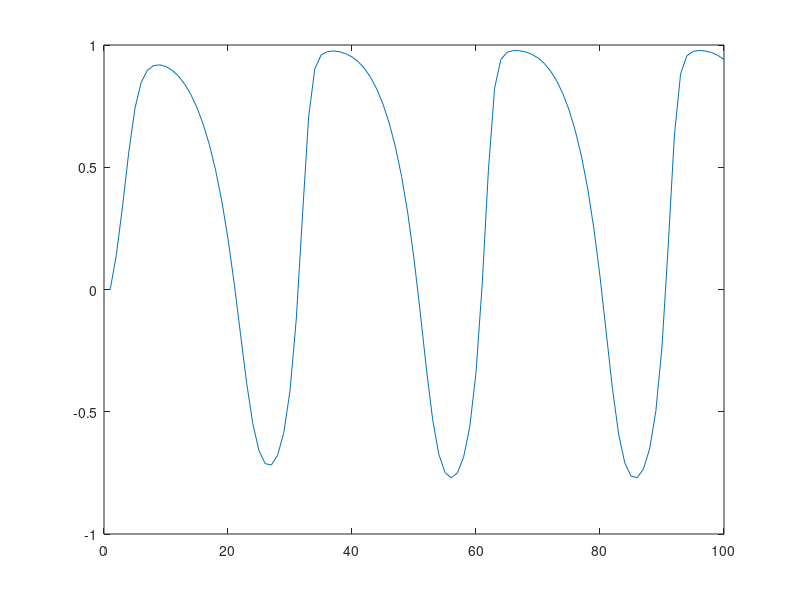

Source code (MATLAB): (Note: this script raises an error after producing the figure.)

x= 0;
y = 0;
lam = 3; %lamda
niters = 100; %no. of iterations
etax = 0.24; % 1/Taux
I = 0.2;
etay  = 0.24; % 1/Taus
varr = zeros(1,niters);

for i = 1:niters
    dx = etax*(-x + tanh(lam*x) + y + I); 
    V = tanh(lam*x);
    varr(i) = V; 
    x = x + dx;
    dy = etay*(-y - V);
    y = y + dy;
    
end

plot(varr) % V (oscillatory output)
figure(1)

tspan = [0, niters];
y0 = rand([2,1]); %initial point
LimitCycle(etax,lam,I,etay,tspan,y0); %Plot the Limit cycle attractor 
figure(2);